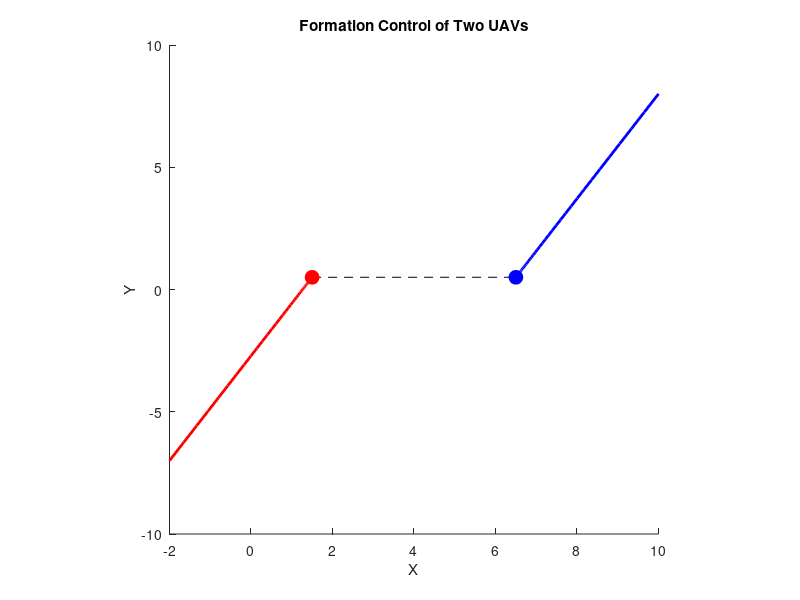

Write MATLAB code to recreate this figure.
clear
clc
% Set up initial positions of UAVs
pos1 = [-2 -7];
pos2 = [10 8];

% Set up formation control parameters
K = 0.05; % Gain
d = 5; % Desired distance between UAVs

% Set up animation parameters
dt = 0.1; % Time step
T = 10; % Total time
frames = T / dt; % Number of frames

% Set up figure
fig = figure();
axis square;
hold on;
line([pos1(1) pos2(1)], [pos1(2) pos2(2)], 'LineStyle', '--', 'Color', 'k');
plot(pos1(1), pos1(2), 'ro', 'MarkerSize', 10, 'MarkerFaceColor', 'r');
plot(pos2(1), pos2(2), 'bo', 'MarkerSize', 10, 'MarkerFaceColor', 'b');
xlabel('X');
ylabel('Y');
title('Formation Control of Two UAVs');

% Initialize position arrays
pos1_arr = zeros(frames, 2);
pos2_arr = zeros(frames, 2);

% Set initial positions
pos1_arr(1, :) = pos1;
pos2_arr(1, :) = pos2;

% Animate the movement of the UAVs
for i = 2:frames
    % Calculate the error vector
    e = pos1 - pos2 + [d 0];
    
    % Update the positions of the UAVs
    pos1 = pos1 - K * e;
    pos2 = pos2 + K * e;
    
    % Save the positions to the arrays
    pos1_arr(i, :) = pos1;
    pos2_arr(i, :) = pos2;
    
    % Update the figure
    clf;
    axis square;
    hold on;
    line([pos1(1) pos2(1)], [pos1(2) pos2(2)], 'LineStyle', '--', 'Color', 'k');
    plot(pos1_arr(1:i, 1), pos1_arr(1:i, 2), 'r-', 'LineWidth', 2);
    plot(pos1(1), pos1(2), 'ro', 'MarkerSize', 10, 'MarkerFaceColor', 'r');
    plot(pos2_arr(1:i, 1), pos2_arr(1:i, 2), 'b-', 'LineWidth', 2);
    plot(pos2(1), pos2(2), 'bo', 'MarkerSize', 10, 'MarkerFaceColor', 'b');
    xlabel('X');
    ylabel('Y');
    title('Formation Control of Two UAVs');
    
    % Pause for animation
    pause(dt);
end
